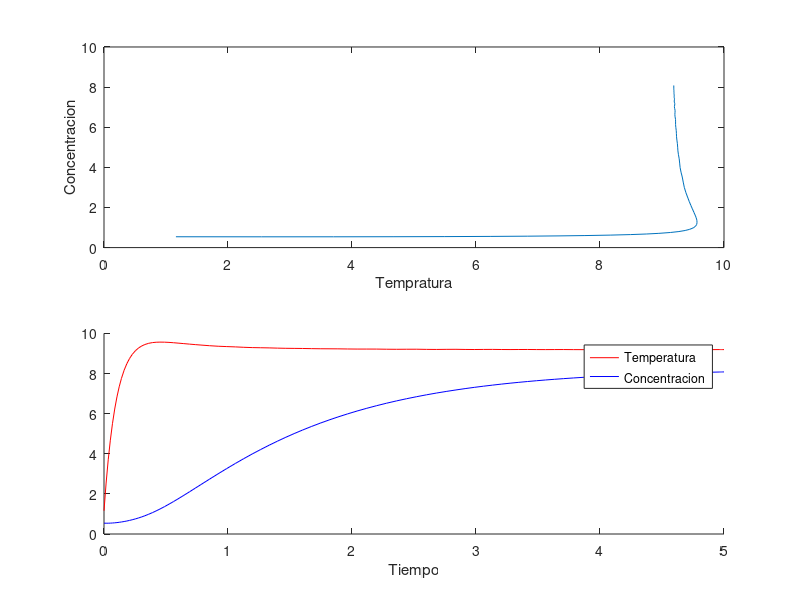

Write the MATLAB code that produced this figure.
clear all
lammbda = 10;
betta = 1;
x0 = 10;
y0 = 0.1;
temperatura0 = 1.16;
concentracion0 = 0.54;
valoresIniciales = [temperatura0, concentracion0];

f = @(t, x) [-x(1) .* exp(-1 / x(2)) + lammbda .* (x0 - x(1)); x(1) .* exp(-1 / x(2)) + betta .* (y0 - x(2))];

[t, x] = ode45(f, [0, 5], valoresIniciales);

subplot(2, 1, 1)
plot(x(:, 1), x(:, 2))
xlabel ('Tempratura')
ylabel ('Concentracion')
subplot(2, 1, 2)
hold on
plot(t, x(:, 1), 'red')
plot(t, x(:, 2), 'blue')
legend ('Temperatura', 'Concentracion')
xlabel ('Tiempo')
hold off